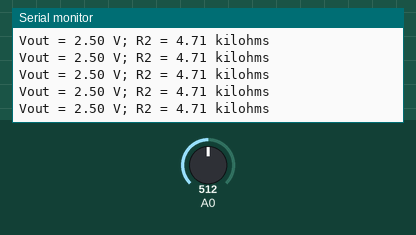
Simulated run of this sketch. Board: Arduino Uno, built with avr-gcc and run on an emulated ATmega328P. On the bench: the last lines printed to the serial monitor. Inputs (shaded band) come from the test bench; at power-on: A0 = 512.

Above: at 1.2 s.
1.3 s: A0 set to 1002
At 1.69 s:
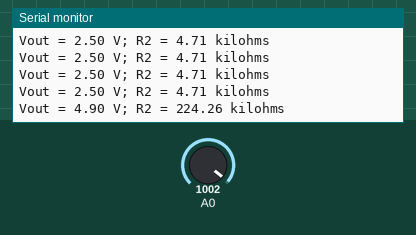
2.8 s: A0 set to 1019
At 2.94 s:
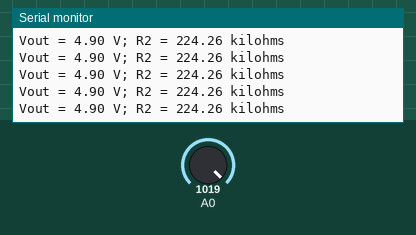
Timing chart, 0 to 5.8 s (numbered marks = the images above; inputs shaded):
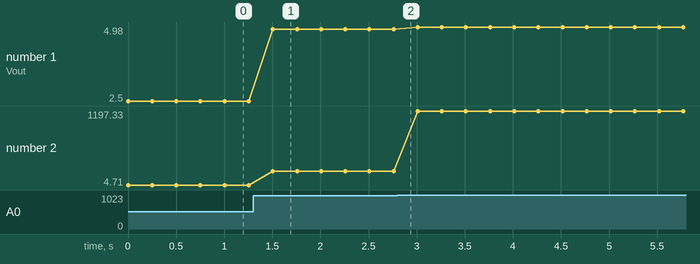

Measured:
- after the input at 1.3 s, the serial monitor: prints a new line after 0.21 s (image 1)
- plotted number 1: 2.5 → 4.9 after the input at 1.3 s, 4.9 → 4.98 after the input at 2.8 s
- plotted number 2: 4.71 → 224.26 after the input at 1.3 s, 224.26 → 1197.33 after the input at 2.8 s

The sketch:

Example_03_04.ino
```cpp
const float Vin = 5.0; // Volts
const float R1 = 4700.0; // Ohms

void setup() {

  // put your setup code here, to run once:
  Serial.begin(9600);

}

void loop() {

  // Read ADC and convert to Voltage
  int adcValue = analogRead(A0);
  float Vout = adcValue * (5.00 / 1023.0);

  // Calculate R2 in kilohms based on R1, Vin, and Vout
  float R2 = (Vout * R1) / (Vin - Vout);
  R2 = R2 / 1000;

  // Print Vout and R2 to console
  // open serial monitor to see printout
  Serial.println("Vout = " + String(Vout) + " V; R2 = " + String(R2) + " kilohms");
  delay(250);

}
```
